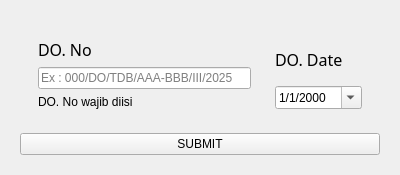
<?xml version="1.0" encoding="UTF-8"?>
<ui version="4.0">
 <class>Form</class>
 <widget class="QWidget" name="Form">
  <property name="geometry">
   <rect>
    <x>0</x>
    <y>0</y>
    <width>400</width>
    <height>150</height>
   </rect>
  </property>
  <property name="sizePolicy">
   <sizepolicy hsizetype="Fixed" vsizetype="Fixed">
    <horstretch>0</horstretch>
    <verstretch>0</verstretch>
   </sizepolicy>
  </property>
  <property name="maximumSize">
   <size>
    <width>400</width>
    <height>300</height>
   </size>
  </property>
  <property name="windowTitle">
   <string>Form</string>
  </property>
  <layout class="QGridLayout" name="gridLayout">
   <item row="0" column="0">
    <widget class="QWidget" name="widget" native="true">
     <layout class="QVBoxLayout" name="verticalLayout_3">
      <item>
       <widget class="QWidget" name="widget_4" native="true">
        <layout class="QHBoxLayout" name="horizontalLayout">
         <item>
          <widget class="QWidget" name="widget_2" native="true">
           <layout class="QVBoxLayout" name="verticalLayout">
            <item>
             <widget class="QLabel" name="label_2">
              <property name="font">
               <font>
                <family>Montserrat</family>
                <pointsize>12</pointsize>
               </font>
              </property>
              <property name="text">
               <string>DO. No</string>
              </property>
             </widget>
            </item>
            <item>
             <widget class="QLineEdit" name="do_no_lineText">
              <property name="placeholderText">
               <string>Ex : 000/DO/TDB/AAA-BBB/III/2025</string>
              </property>
             </widget>
            </item>
            <item>
             <widget class="QLabel" name="warning">
              <property name="text">
               <string>DO. No wajib diisi</string>
              </property>
             </widget>
            </item>
           </layout>
          </widget>
         </item>
         <item>
          <widget class="QWidget" name="widget_3" native="true">
           <layout class="QVBoxLayout" name="verticalLayout_2">
            <item>
             <widget class="QLabel" name="label_3">
              <property name="font">
               <font>
                <family>Montserrat</family>
                <pointsize>12</pointsize>
               </font>
              </property>
              <property name="text">
               <string>DO. Date</string>
              </property>
             </widget>
            </item>
            <item>
             <widget class="QDateEdit" name="do_date_edit">
              <property name="currentSection">
               <enum>QDateTimeEdit::DaySection</enum>
              </property>
              <property name="displayFormat">
               <string>d/M/yyyy</string>
              </property>
              <property name="calendarPopup">
               <bool>true</bool>
              </property>
             </widget>
            </item>
           </layout>
          </widget>
         </item>
        </layout>
       </widget>
      </item>
      <item>
       <widget class="QPushButton" name="submit_btn">
        <property name="text">
         <string>SUBMIT</string>
        </property>
       </widget>
      </item>
     </layout>
    </widget>
   </item>
  </layout>
 </widget>
 <resources/>
 <connections/>
</ui>
